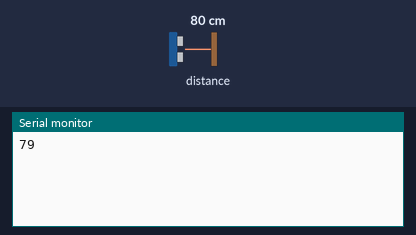
The sketch below on a simulated ESP8266 (NodeMCU). Shown: the last lines printed to the serial monitor. Wiring (inferred from the names in the program): ultrasonic range finder: trigger GPIO 2; echo GPIO 0. Inputs (shaded band) come from the test bench; at power-on: distance to the obstacle 80 cm. The echo pulse lasts 58.3 µs per cm; WiFi joins after 1.5 s; servers stay silent unless stated.

Above: at 3.0 s.
3.1 s: distance to the obstacle set to 2 cm
At 4.4 s:
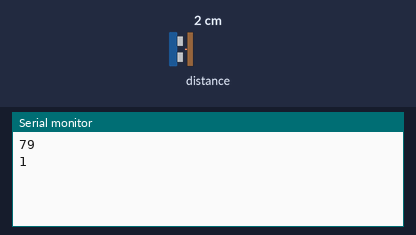
4.6 s: distance to the obstacle set to 4 cm
At 5.5 s:
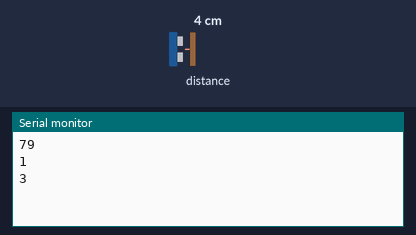
Timing chart, 0 to 7.6 s (numbered marks = the images above; inputs shaded):
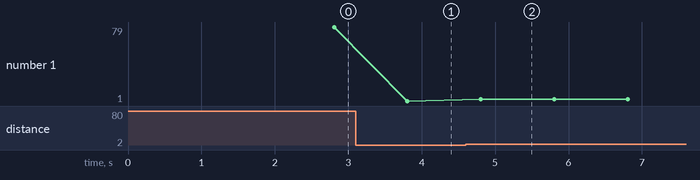

Measured:
- after the input at 3.1 s, the serial monitor: prints a new line after 0.70 s (image 1)
- after the input at 4.6 s, the serial monitor: prints a new line after 0.20 s (image 2)
- plotted number 1: 79 → 1 after the input at 3.1 s, 1 → 3 after the input at 4.6 s

The sketch:

KIRIMDATA1__SERVER_.ino
```cpp
#define BLYNK_PRINT Serial
#include <ESP8266WiFi.h>
#include <BlynkSimpleEsp8266.h>

// You should get Auth Token in the Blynk App.
// Go to the Project Settings (nut icon).

//DEFINE PINS
const int trigPin = 2; //D4
const int echoPin = 0; //D3

//DEFINE VARIABLES
long duration, distance;

char auth[] = "8332411289ea46ccae43f96799072c0f";

// Your WiFi credentials.
// Set password to "" for open networks.
char ssid[] = "JARINGAN";
char pass[] = "SENSORNIR";


bool switches = false; // false = relay mati (HIGH) , true = relay nyala (LOW)

WidgetBridge bridge1(V1);

// Timer for blynking
BlynkTimer timer;

BLYNK_READ(V1)
{
  // This command writes Arduino's uptime in seconds to Virtual Pin (5)

}

void setup()
{

  pinMode(trigPin, OUTPUT); // Sets the trigPin as an Output
  pinMode(echoPin, INPUT); // Sets the echoPin as an Input
  // Debug console
  Serial.begin(9600);

  Blynk.begin(auth, ssid, pass);

  timer.setInterval(1000L, blynkAnotherDevice);

}

void loop()
{
  Blynk.run();

    timer.run();
}

void blynkAnotherDevice() // Here we will send HIGH or LOW once per second
{

// Clears the trigPin
digitalWrite(trigPin, LOW);
delayMicroseconds(2);

// Sets the trigPin on HIGH state for 10 micro seconds
digitalWrite(trigPin, HIGH);
delayMicroseconds(10);
digitalWrite(trigPin, LOW);

// Reads the echoPin, returns the sound wave travel time in microseconds
duration = pulseIn(echoPin, HIGH);

// Calculating the distance
distance = duration*0.034/2;
Serial.println(distance);


   if(distance > 50){ // jika nilai lebih dari 50 maka lampu mati
//      Serial.println(SensorValue);
      bridge1.digitalWrite(V1, HIGH);  //
      bridge1.virtualWrite(V1,1);
    }else if(distance < 51 ){ // jika nilai lebih dari 50 maka lampu menyala
      bridge1.digitalWrite(V1, LOW);
      bridge1.virtualWrite(V1,0);
      }

}
BLYNK_CONNECTED() {
  bridge1.setAuthToken("363a0940b4564ef0b123629937006257");
  // Place the AuthToken of the second hardware here
}
```
